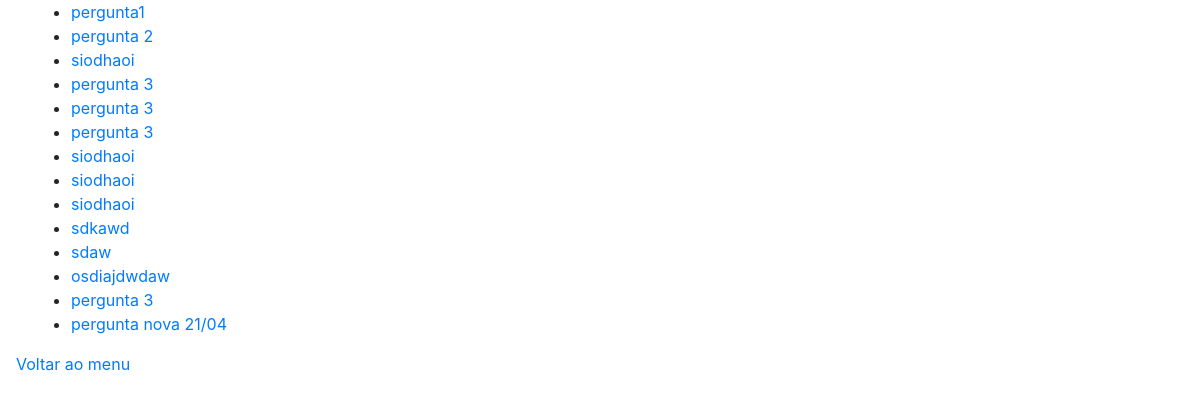
Before: /listar_perguntas with the older database file.
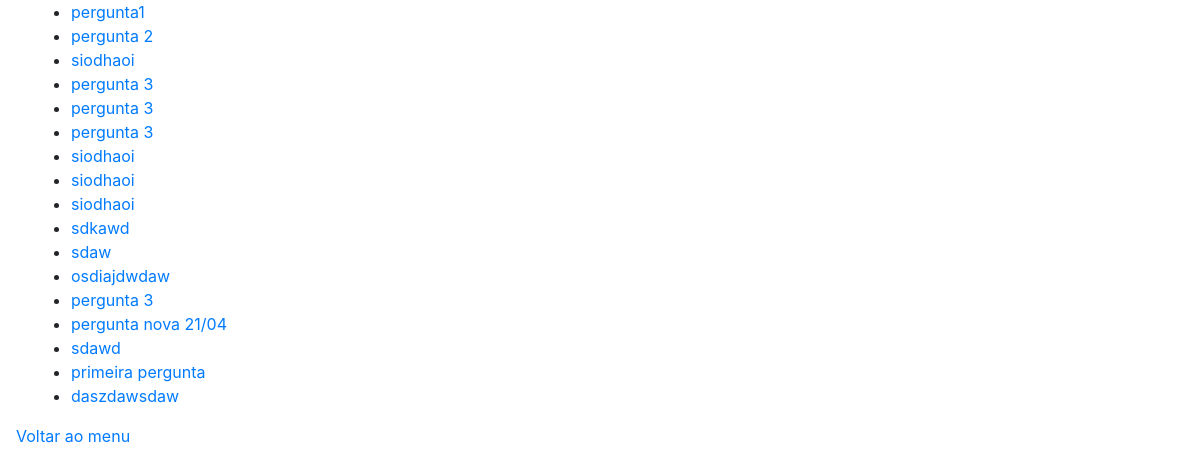
After: the same page with the newer database file.
### qa/models.py (models this page shows, shortened)
class Pergunta(models.Model):
    usuario = models.CharField(max_length=100, default='usuario default')
    texto = models.CharField(max_length=1000, default='texto default')

### qa/views.py (the view)
# urls.py: path('listar_perguntas', views.listar_perguntas, name='listar_perguntas'),
def listar_perguntas(request):
    perguntas = get_list_or_404(Pergunta)
    context = {'perguntas': perguntas}
    return render(request, 'qa/lista_perguntas.html', context)

### qa/templates/qa/lista_perguntas.html (shortened to what this page needs)
<!DOCTYPE html>
<html>
    <head>
        <link rel="stylesheet" href="https://stackpath.bootstrapcdn.com/bootstrap/4.3.1/css/bootstrap.min.css">
    </head>
    <body>
        <div class='container-fluid ml-3'>
            <ul>
                {% for pergunta in perguntas %}
                <li>
                    <a href='/selecionar_pergunta/{{pergunta.id}}'>{{pergunta.texto}}</a>
                </li>
                {% endfor %}
            </ul>
            <div class='row'>
                <a href='/menu'>Voltar ao menu</a>
            </div>
        </div>
    </body>
</html>

Changed rows visible on the page:
added Pergunta: texto "sdawd"
added Pergunta: texto "primeira pergunta"
added Pergunta: texto "daszdawsdaw"
